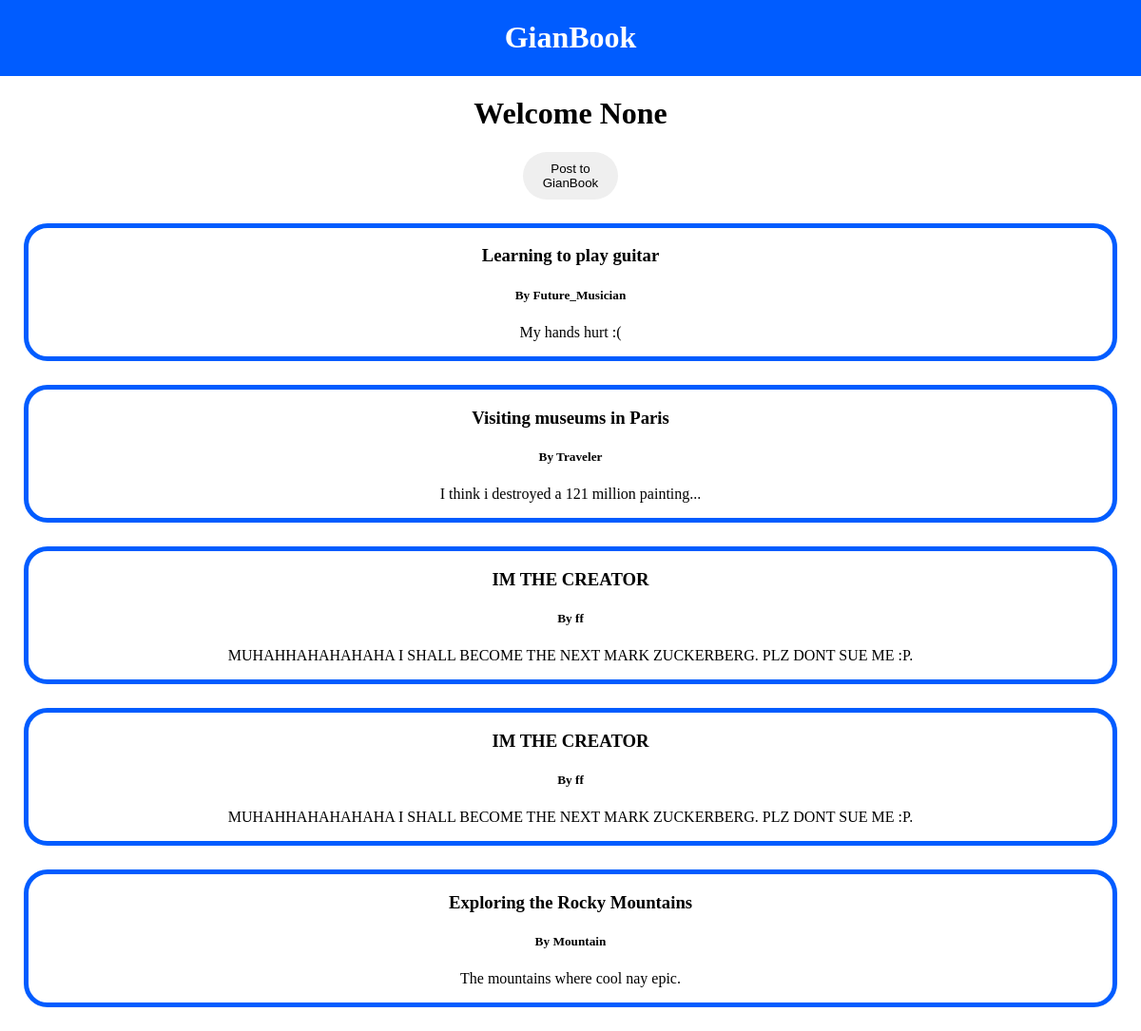
The page /account on the database its author committed.
### main.py (models this page shows)
class Post(db.Model):
    id = db.Column(db.Integer, primary_key=True)
    title  = db.Column(db.String(40), nullable=False)
    text = db.Column(db.String(400), nullable=False)
    user = db.Column(db.String(40), nullable=False)

### main.py (the view, shortened to what this page needs)
@app.route('/account', methods=['GET', 'POST'])
def account():
    if request.method == 'GET':
        username = session.get('username')
        password = session.get('password')
        postz = Post.query.order_by(func.random()).limit(5).all()
        posts = []
        for post in postz:
            dic = {
                "title": post.title,
                "user": post.user,
                "text": post.text
            }
            posts.append(dic)
        return render_template('account.html', username=username, posts=posts)

### templates/account.html (shortened to what this page needs)
<!DOCTYPE html>
<head>
</head>
<body>
    <div id="topbar">
        <div id="center" class="kid">
            <h1>GianBook</h1>
        </div>
    </div>
    <h1>Welcome {{username}}</h1>
    <button class="but" id="postbut" onclick="yespost()">Post to GianBook</button>
    {% for post in posts %}
    <div class="posty">
        <h3>{{post.title}}</h3>
        <h5>By {{post.user}}</h5>
        <p>{{post.text}}</p>
    </div>
    {% endfor %}
</body>

### templates/account.html (style rules this page uses)
#topbar { display: flex; background-color: #005cff; color: white; align-items: center; margin-bottom: 5px; }
.kid { flex-grow: 1; text-align: center; }
body { margin: 0; }
.but { border: none; padding: 10px; width: 100px; height: 50px; border-radius: 25px; }
body { text-align: center; }
.posty { text-align: center; border: solid #005cff 5px; border-radius: 25px; margin: 25px; }

### rows shown on the page
Post: title "Learning to play guitar", user "Future_Musician", text "My hands hurt :("
Post: title "Visiting museums in Paris", user "Traveler", text "I think i destroyed a 121 million painting..."
Post: title "IM THE CREATOR", user "ff", text "MUHAHHAHAHAHAHA I SHALL BECOME THE NEXT MARK ZUCKERBERG. PLZ DONT SUE ME :P."
Post: title "IM THE CREATOR", user "ff", text "MUHAHHAHAHAHAHA I SHALL BECOME THE NEXT MARK ZUCKERBERG. PLZ DONT SUE ME :P."
Post: title "Exploring the Rocky Mountains", user "Mountain", text "The mountains where cool nay epic."

### other values the page prints
{{ username }} "None"
